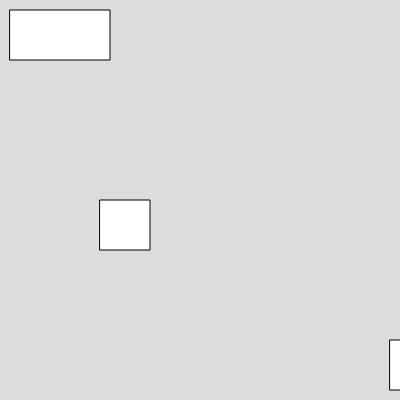
Frame 1 (no input)
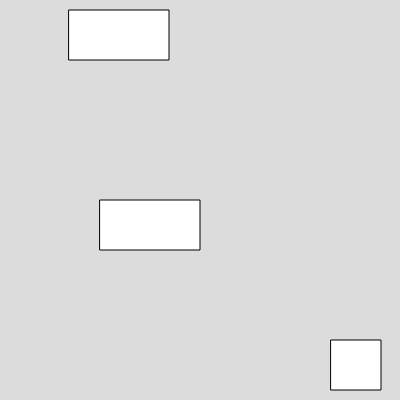
Frame 60 (no input)
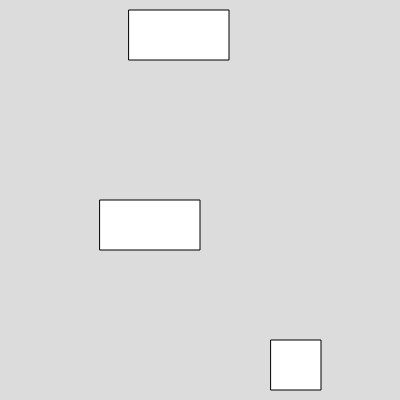
Frame 120 (the mouse pressed at the canvas centre since frame 60)

The p5.js sketch that drew these frames (run headless with seeded random() and noise() and a simulated clock; from frame 60 on, the mouse is pressed at the canvas centre):

// p5.js sketch
// ── sketch.js
let box;
let box2;
let box3

function setup(){
    createCanvas(400,400);
    box = new Box();
    box2 = new Box2(10, 10, 100, 50, 1);
    box3 = new Box2(390, 340, 50, 50, -1)
}

function draw(){
    background(220);
    box.show();
    box.setWidth(100);
    box2.show();
    box2.move();
    box3.show();
    box3.move();
}
// ── box.js
class Box{
    constructor(){
        this.x = 100;
        this.y = 200;
        this.w = 50;
        this.h = 50;
    }

    show(){
        rect(this.x, this.y, this.w, this.h);
    }

    setWidth(largura){
        this.w = largura;
    }
}
// ── box2.js
class Box2{
    constructor(x,y,w,h,vx){
        this.x = x;
        this.y = y;
        this.w = w;
        this.h = h;
        this.vx = vx;
    }

    show(){
        rect(this.x, this.y, this.w, this.h)
    }

    move(){
        this.x =  this.x + this.vx
    }
}
